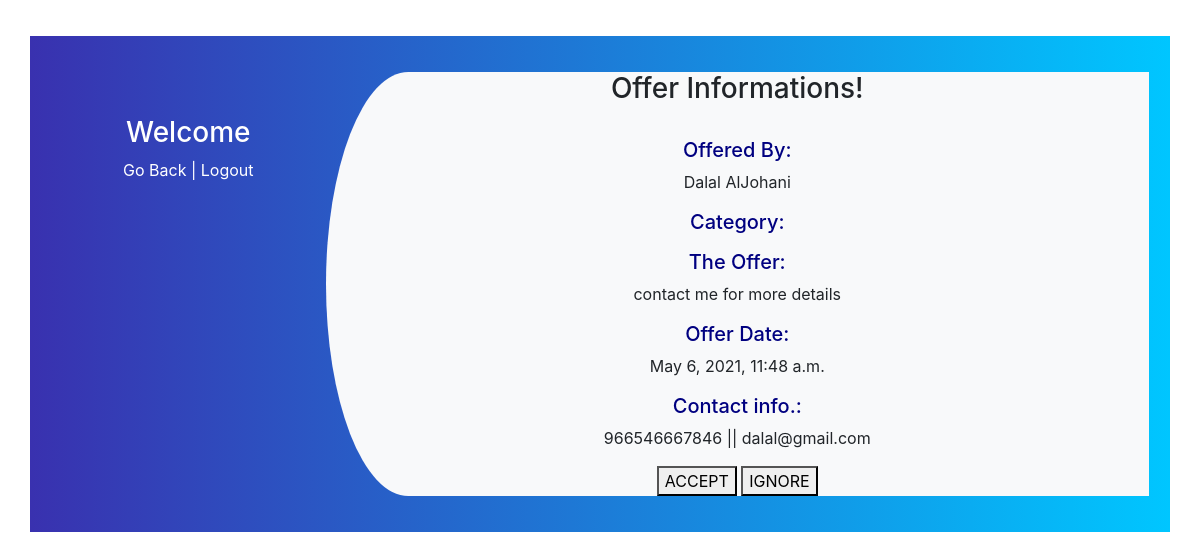
Page /view/3 on the committed database.
### app/models.py (models this page shows)
class Request(models.Model):
    request = models.CharField(max_length=250)
    offer_from=models.ForeignKey(Freelancer, related_name="request" ,on_delete = models.CASCADE,null=True)
    customer=models.ForeignKey(Customer, related_name="customer1" ,on_delete = models.CASCADE,null=True)
    project=models.ForeignKey(Project, related_name="project" ,on_delete = models.CASCADE,null=True)
    created_at = models.DateTimeField(auto_now_add=True)
    updated_at = models.DateTimeField(auto_now=True)

class Freelancer(models.Model):
    fname = models.CharField(max_length=30)
    lname = models.CharField(max_length=30)
    phone_no= models.IntegerField()
    email = models.CharField(max_length=30)
    category=models.CharField(max_length=30)
    password = models.CharField(max_length=30)
    created_at = models.DateTimeField(auto_now_add=True)
    updated_at = models.DateTimeField(auto_now=True)
    objects = UserManager()

### app/views.py (the view)
# urls.py: path('view/<int:id>', views.view),
def view(request,id):
    context={
        'request':Request.objects.get(id=id)
    }
    return render(request,'view.html',context)

### app/templates/view.html (shortened to what this page needs)
<!DOCTYPE html>
<html lang="en">
<head>
    {% load static %}
    <link rel="stylesheet" href="{% static 'style.css' %}">
    <link rel="stylesheet" href="https://cdnjs.cloudflare.com/ajax/libs/twitter-bootstrap/4.3.1/css/bootstrap.min.css">
</head>
<body>
    <div class="container register">
        <div class="row">
            <div class="col-md-3 register-left">
                <h3>Welcome {{request.session.fname}}
                </h3>
                <a href='/customer'>Go Back </a>|
                <a href='/logout'>Logout</a>
            </div>
            <div class="col-md-9 register-right">
                <h3> Offer Informations!  </h3><br>
                <h5>Offered By:</h5>
                <p>{{request.offer_from.fname}} {{request.offer_from.lname}}</p>
                <h5>Category:</h5>
                <h5>The Offer:</h5>
                <p>{{request.request}} </p>
                <h5>Offer Date:</h5>
                <p>{{request.created_at}} </p>
                <h5>Contact info.:</h5>
                <p>{{request.offer_from.phone_no}} || {{request.offer_from.email}}</p>
                <a href='/approved/{{request.id}}'><button>ACCEPT</button></a>
                <a href='#'><button>IGNORE</button></a>
            </div>
    </body>
</html>

### app/static/style.css (style rules this page uses)
.register { background: -webkit-linear-gradient(left, #3931af, #00c6ff); margin-top: 3%; padding: 3%; }
.register-left { text-align: center; color: #fff; margin-top: 4%; }
.register-right { background: #f8f9fa; border-top-left-radius: 10% 50%; border-bottom-left-radius: 10% 50%; }

### app/templates/view.html (style rules this page uses)
.register { background: -webkit-linear-gradient(left, #3931af, #00c6ff); margin-top: 3%; padding: 3%; }
.register-left { height: 300px; text-align: center; color: #fff; margin-top: 4%; }
.register-right { background: #f8f9fa; border-top-left-radius: 10% 50%; border-bottom-left-radius: 10% 50%; text-align: center; }
a { color:white; }
h5 { color:navy; }

### rows in the picture
Request: offer_from.fname "Dalal", offer_from.lname "AlJohani", request "contact me for more details", created_at "May 6, 2021, 11:48 a.m.", offer_from.phone_no "966546667846", offer_from.email "dalal@gmail.com"
